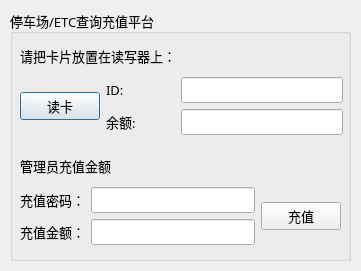
<?xml version="1.0" encoding="UTF-8"?>
<ui version="4.0">
 <class>Charge</class>
 <widget class="QDialog" name="Charge">
  <property name="geometry">
   <rect>
    <x>0</x>
    <y>0</y>
    <width>361</width>
    <height>271</height>
   </rect>
  </property>
  <property name="windowTitle">
   <string>Dialog</string>
  </property>
  <widget class="QGroupBox" name="groupBox">
   <property name="geometry">
    <rect>
     <x>10</x>
     <y>10</y>
     <width>341</width>
     <height>251</height>
    </rect>
   </property>
   <property name="font">
    <font>
     <family>华文宋体</family>
     <pointsize>10</pointsize>
    </font>
   </property>
   <property name="title">
    <string>停车场/ETC查询充值平台</string>
   </property>
   <widget class="QWidget" name="">
    <property name="geometry">
     <rect>
      <x>10</x>
      <y>30</y>
      <width>323</width>
      <height>95</height>
     </rect>
    </property>
    <layout class="QVBoxLayout" name="verticalLayout_2">
     <item>
      <widget class="QLabel" name="label">
       <property name="font">
        <font>
         <stylestrategy>PreferAntialias</stylestrategy>
        </font>
       </property>
       <property name="text">
        <string>请把卡片放置在读写器上：</string>
       </property>
      </widget>
     </item>
     <item>
      <layout class="QHBoxLayout" name="horizontalLayout_3">
       <item>
        <widget class="QPushButton" name="pushButton_ReadCard">
         <property name="text">
          <string>读卡</string>
         </property>
        </widget>
       </item>
       <item>
        <layout class="QVBoxLayout" name="verticalLayout">
         <item>
          <layout class="QHBoxLayout" name="horizontalLayout" stretch="3,7">
           <item>
            <widget class="QLabel" name="label_2">
             <property name="text">
              <string>ID:</string>
             </property>
            </widget>
           </item>
           <item>
            <widget class="QLineEdit" name="lineEdit_ID"/>
           </item>
          </layout>
         </item>
         <item>
          <layout class="QHBoxLayout" name="horizontalLayout_2" stretch="3,7">
           <item>
            <widget class="QLabel" name="label_3">
             <property name="text">
              <string>余额:</string>
             </property>
            </widget>
           </item>
           <item>
            <widget class="QLineEdit" name="lineEdit_balance"/>
           </item>
          </layout>
         </item>
        </layout>
       </item>
      </layout>
     </item>
    </layout>
   </widget>
   <widget class="QWidget" name="">
    <property name="geometry">
     <rect>
      <x>10</x>
      <y>140</y>
      <width>321</width>
      <height>95</height>
     </rect>
    </property>
    <layout class="QVBoxLayout" name="verticalLayout_4">
     <item>
      <widget class="QLabel" name="label_6">
       <property name="text">
        <string>管理员充值金额</string>
       </property>
      </widget>
     </item>
     <item>
      <layout class="QHBoxLayout" name="horizontalLayout_6">
       <item>
        <layout class="QVBoxLayout" name="verticalLayout_3">
         <item>
          <layout class="QHBoxLayout" name="horizontalLayout_4" stretch="0,0">
           <item>
            <widget class="QLabel" name="label_4">
             <property name="text">
              <string>充值密码：</string>
             </property>
            </widget>
           </item>
           <item>
            <widget class="QLineEdit" name="lineEdit_passwd"/>
           </item>
          </layout>
         </item>
         <item>
          <layout class="QHBoxLayout" name="horizontalLayout_5" stretch="0,0">
           <item>
            <widget class="QLabel" name="label_5">
             <property name="text">
              <string>充值金额：</string>
             </property>
            </widget>
           </item>
           <item>
            <widget class="QLineEdit" name="lineEdit_chargeValue"/>
           </item>
          </layout>
         </item>
        </layout>
       </item>
       <item>
        <widget class="QPushButton" name="pushButton_charge">
         <property name="text">
          <string>充值</string>
         </property>
        </widget>
       </item>
      </layout>
     </item>
    </layout>
   </widget>
  </widget>
 </widget>
 <resources/>
 <connections/>
</ui>
